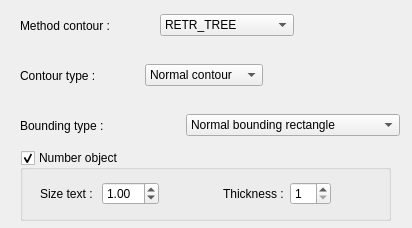
<?xml version="1.0" encoding="UTF-8"?>
<ui version="4.0">
 <class>DialogContours</class>
 <widget class="QDialog" name="DialogContours">
  <property name="geometry">
   <rect>
    <x>0</x>
    <y>0</y>
    <width>412</width>
    <height>228</height>
   </rect>
  </property>
  <property name="windowTitle">
   <string>Contours</string>
  </property>
  <widget class="QWidget" name="horizontalLayoutWidget">
   <property name="geometry">
    <rect>
     <x>20</x>
     <y>60</y>
     <width>243</width>
     <height>31</height>
    </rect>
   </property>
   <layout class="QHBoxLayout" name="horizontalLayout">
    <item>
     <widget class="QLabel" name="label_contourtype">
      <property name="text">
       <string>Contour type :</string>
      </property>
     </widget>
    </item>
    <item>
     <widget class="QComboBox" name="comboBox_contourtype">
      <item>
       <property name="text">
        <string>Normal contour</string>
       </property>
      </item>
      <item>
       <property name="text">
        <string>Convex Hull</string>
       </property>
      </item>
     </widget>
    </item>
   </layout>
  </widget>
  <widget class="QGroupBox" name="groupBox_puttext">
   <property name="geometry">
    <rect>
     <x>20</x>
     <y>150</y>
     <width>371</width>
     <height>71</height>
    </rect>
   </property>
   <property name="title">
    <string>Number object</string>
   </property>
   <property name="checkable">
    <bool>true</bool>
   </property>
   <widget class="QWidget" name="layoutWidget">
    <property name="geometry">
     <rect>
      <x>20</x>
      <y>30</y>
      <width>291</width>
      <height>28</height>
     </rect>
    </property>
    <layout class="QHBoxLayout" name="horizontalLayout_3">
     <item>
      <widget class="QLabel" name="label_sizetext">
       <property name="text">
        <string>Size text : </string>
       </property>
      </widget>
     </item>
     <item>
      <widget class="QDoubleSpinBox" name="doubleSpinBox_sizetext">
       <property name="minimum">
        <double>0.000000000000000</double>
       </property>
       <property name="maximum">
        <double>50.000000000000000</double>
       </property>
       <property name="value">
        <double>1.000000000000000</double>
       </property>
      </widget>
     </item>
     <item>
      <spacer name="horizontalSpacer">
       <property name="orientation">
        <enum>Qt::Horizontal</enum>
       </property>
       <property name="sizeHint" stdset="0">
        <size>
         <width>40</width>
         <height>20</height>
        </size>
       </property>
      </spacer>
     </item>
     <item>
      <widget class="QLabel" name="label_thickness">
       <property name="text">
        <string>Thickness :</string>
       </property>
      </widget>
     </item>
     <item>
      <widget class="QSpinBox" name="spinBox_thickness">
       <property name="minimum">
        <number>1</number>
       </property>
       <property name="maximum">
        <number>50</number>
       </property>
      </widget>
     </item>
    </layout>
   </widget>
  </widget>
  <widget class="QWidget" name="layoutWidget">
   <property name="geometry">
    <rect>
     <x>20</x>
     <y>110</y>
     <width>380</width>
     <height>31</height>
    </rect>
   </property>
   <layout class="QHBoxLayout" name="horizontalLayout_2">
    <item>
     <widget class="QLabel" name="label_boundingtype">
      <property name="text">
       <string>Bounding type : </string>
      </property>
     </widget>
    </item>
    <item>
     <widget class="QComboBox" name="comboBox_boundingtype">
      <item>
       <property name="text">
        <string>Normal bounding rectangle</string>
       </property>
      </item>
      <item>
       <property name="text">
        <string>Minimun area bounding rectangle</string>
       </property>
      </item>
     </widget>
    </item>
   </layout>
  </widget>
  <widget class="QWidget" name="">
   <property name="geometry">
    <rect>
     <x>20</x>
     <y>10</y>
     <width>274</width>
     <height>31</height>
    </rect>
   </property>
   <layout class="QHBoxLayout" name="horizontalLayout_4">
    <item>
     <widget class="QLabel" name="label_methodcontour">
      <property name="text">
       <string>Method contour : </string>
      </property>
     </widget>
    </item>
    <item>
     <widget class="QComboBox" name="comboBox_methodcontour">
      <item>
       <property name="text">
        <string>RETR_TREE</string>
       </property>
      </item>
      <item>
       <property name="text">
        <string>RETR_LIST</string>
       </property>
      </item>
      <item>
       <property name="text">
        <string>RETR_CCOMP</string>
       </property>
      </item>
      <item>
       <property name="text">
        <string>RETR_EXTERNAL</string>
       </property>
      </item>
     </widget>
    </item>
   </layout>
  </widget>
 </widget>
 <resources/>
 <connections/>
</ui>
